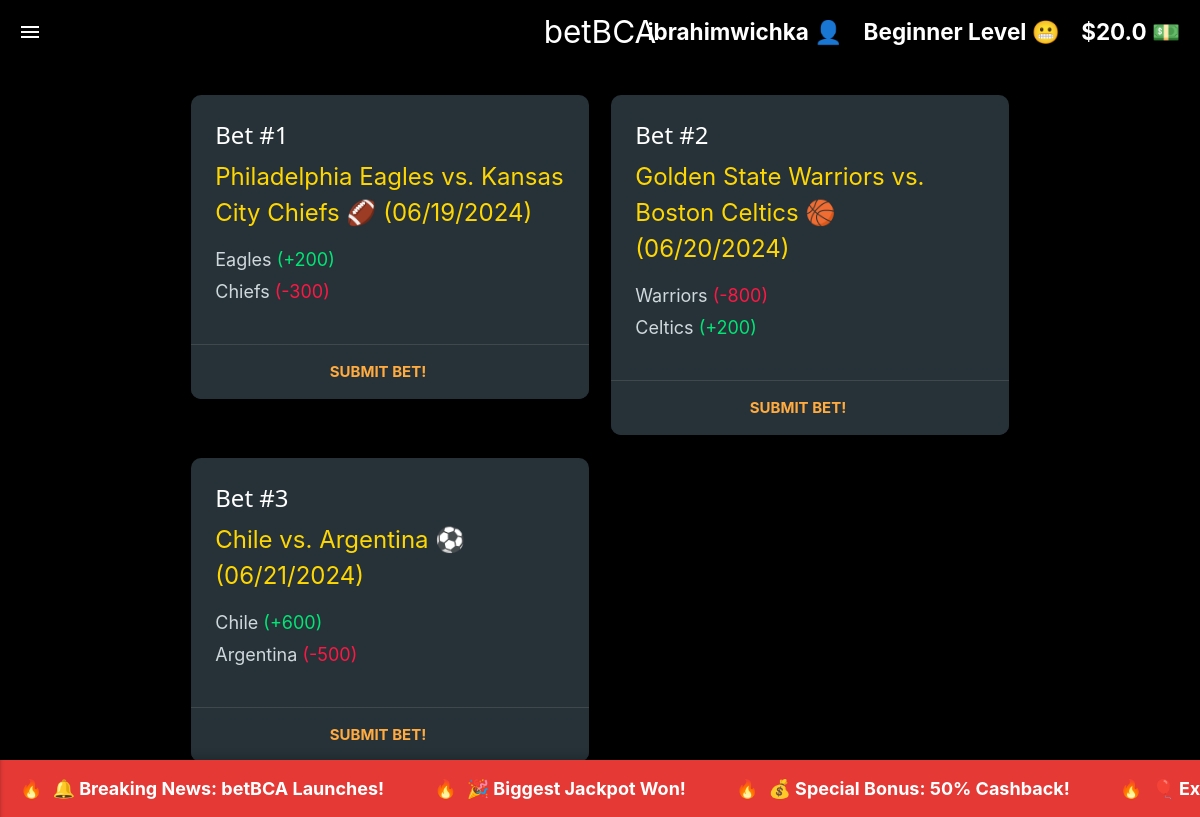
Before: /all_bets (signed in) with the older database file.
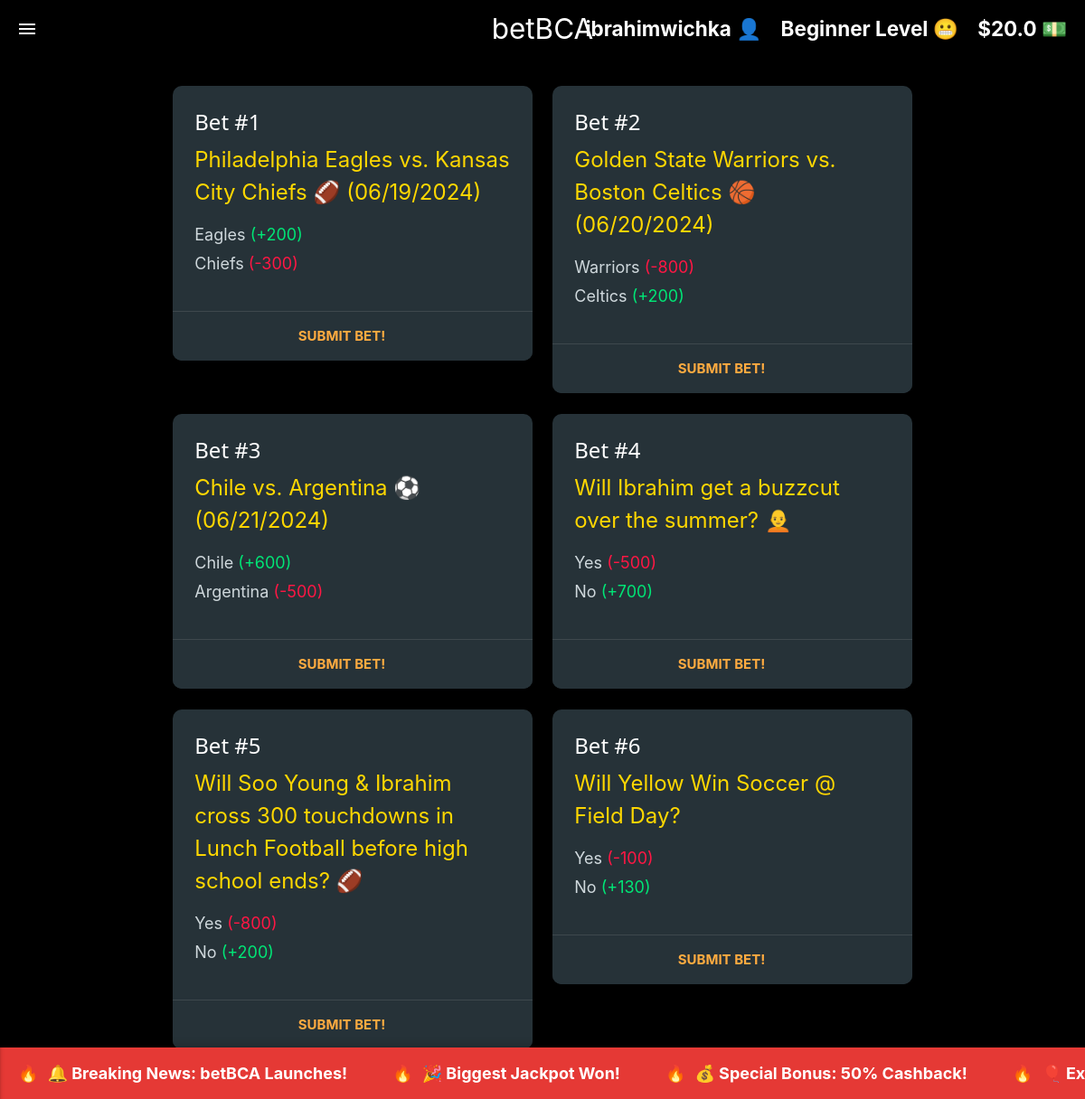
After: the same page with the newer database file.
### tables this page shows
CREATE TABLE users (
            id INTEGER PRIMARY KEY AUTOINCREMENT,
            username TEXT NOT NULL UNIQUE,
            password TEXT NOT NULL,
            points REAL DEFAULT 20.00
        );

CREATE TABLE bets (
            bet_id INTEGER PRIMARY KEY AUTOINCREMENT,
            bet_topic TEXT NOT NULL,
            bet_category TEXT,
            choice1 TEXT,
            choice2 TEXT,
            odds1 INTEGER,
            odds2 INTEGER,
            result TEXT
        );

### app.py (the view)
@app.route('/all_bets')
def all_bets():
    if 'username' in session:
        db = get_db_connection()
        cursor = db.cursor()
        cursor.execute(
            '''SELECT * FROM bets WHERE result == "Bet Ongoing!"'''
        )
        rows = cursor.fetchall()
        bet_ids = [row['bet_id'] for row in rows]
        bet_topics = [row['bet_topic'] for row in rows]
        choices_1 = [row['choice1'] for row in rows]
        choices_2 = [row['choice2'] for row in rows]
        odds_1 = [row['odds1'] for row in rows]
        odds_2 = [row['odds2'] for row in rows]
        results = [row['result'] for row in rows]
        cursor.execute('''SELECT points FROM users WHERE username = ?''', (session['username'],))
        user_points = cursor.fetchone()['points']
        if (user_points < 100):
            level = "Beginner Level 😬"
        elif (user_points <=200):
            level = "Pretty good guesser 🤓"
        elif (user_points <= 400):
            level = "A fire better 🔥 🔥"
        elif (user_points <= 700):
            level = "Elite Level 💎"
        else:
            level = "Legendary 🦄"
        db.close()
        return render_template(
            'all_bets.html',
            logged_in=True,
            username=session['username'], user_points=user_points, level = level,
            bet_ids = bet_ids, bet_topics = bet_topics, choices_1 = choices_1, choices_2 = choices_2, odds_1 = odds_1, odds_2 = odds_2, results = results
        )
    else:
        return render_template('all_bets.html')

### app.py (called while the page is built)
def get_db_connection():
    conn = sqlite3.connect('database.db')
    conn.row_factory = sqlite3.Row
    return conn

### templates/all_bets.html (shortened to what this page needs)
{% extends "material/base.html" %}
{% block styles %}
    <link rel="stylesheet" href="/static/css/styles2.css">
{% endblock %}
{% block content %}
<main>
    <header>
    <nav>
      <div class="nav-wrapper black">
        <a
          href="#"
          data-target="slide-out"
          class="sidenav-trigger show-on-medium-and-up"
          ><i class="material-icons">menu</i></a
        >
        <a href="#" class="brand-logo center">betBCA</a>
        <ul class="right hide-on-med-and-down">
            <li>
                <span class="points">{{ username }} 👤 &nbsp;&nbsp; {{ level }} &nbsp;&nbsp; ${{ user_points }} 💵</span>
            </li>
        </ul>
      </div>
    </nav>
    </header>
    <div class="container">
        <div class="row">
            {% for index in range(bet_ids|length) %}
            <div class="col s12 m6 l6">
                <div class="card blue-grey darken-4">
                    <div class="card-content white-text">
                        <span class="card-title">Bet #{{ bet_ids[index] }}</span>
                        <p class = "bet-title">{{ bet_topics[index] }}</p>
                            <ul>
                                <li>{{ choices_1[index] }} {% if odds_1[index] > 0 %}<span class="positive-odds">(+{{ odds_1[index] }})</span>{% else %}<span class="negative-odds">({{ odds_1[index] }})</span>{% endif %}</li>
                                <li>{{ choices_2[index] }} {% if odds_2[index] > 0 %}<span class="positive-odds">(+{{ odds_2[index] }})</span>{% else %}<span class="negative-odds">({{ odds_2[index] }})</span>{% endif %}</li>
                            </ul>
                    </div>
                    <div class="card-action">
                        <a href="#" class="submit-bet" data-bet-id="{{ bet_ids[index] }}" data-bet-topic="{{ bet_topics[index] }}" data-choice1="{{ choices_1[index] }}" data-choice2="{{ choices_2[index] }}">Submit Bet!</a>
                    </div>
                </div>
            </div>
            {% endfor %}
        </div>
    </div>
    <div class="news-banner-container">
      <div class="news-banner">
        <div class="news-item">🔔 Breaking News: betBCA Launches!</div>
        <div class="news-item">🎉 Biggest Jackpot Won!</div>
        <div class="news-item">💰 Special Bonus: 50% Cashback!</div>
        <div class="news-item">🎈 Exciting Events This Weekend!</div>
      </div>
    </div>
</main>
{% endblock %}

### templates/material/base.html (shortened to what this page needs)
<!DOCTYPE html>
<html lang="en">
<head>
    <link href="https://cdnjs.cloudflare.com/ajax/libs/materialize/1.0.0/css/materialize.min.css" rel="stylesheet">
    {% block styles %}{% endblock %}
</head>
<body>
{% block content %}{% endblock %}
</body>
</html>

### static/css/styles2.css (style rules this page uses)
main { display: flex; min-height: 100vh; flex-direction: column; }
.container { flex: 1; padding-top: 20px; padding-bottom: 20px; }
body { background-color: black; background-size: cover; background-repeat: no-repeat; background-attachment: fixed; background-position: center; }
.news-banner-container { background-color: #e53935; color: #ffffff; padding: 15px 20px; overflow: hidden; position: fixed; bottom: 0; width: 100%; box-shadow: 0px -2px 10px rgba(0, 0, 0, 0.2); z-index: 999; }
.news-banner { display: flex; animation: scroll 15s linear infinite; align-items: center; }
.news-item { white-space: nowrap; margin-right: 50px; color: #ffffff; font-weight: bold; font-size: 1.2rem; display: flex; align-items: center; }
.news-item::before { content: "🔥"; margin-right: 10px; }
.card-title { font-family: system-ui, -apple-system, BlinkMacSystemFont, "Segoe UI", Roboto, Oxygen, Ubuntu, Cantarell, "Open Sans", "Helvetica Neue", sans-serif; }
.card { position: relative; overflow: hidden; background-color: #263238; border-radius: 10px; box-shadow: 0 4px 8px rgba(0, 0, 0, 0.4); transition: transform 0.3s ease; }
.card-content { padding: 20px; }
.card-title { font-size: 1.5rem; font-weight: bold; margin-bottom: 10px; }
.card ul { list-style-type: none; padding: 0; }
.card ul li { margin-bottom: 5px; font-size: 1.2rem; color: #cfd8dc; }
.card-action { background-color: #37474f; border-top: 1px solid #455a64; text-align: center; padding: 10px; }
.card-action a { color: #ffffff; text-decoration: none; font-weight: bold; transition: color 0.3s ease; }
.positive-odds { color: #00e676; }
.negative-odds { color: #ff1744; }
.bet-title { font-size: 24px; color: gold; }
.points { font-size: 1.5rem; font-weight: bold; color: #FFF; margin-right: 20px; }

Changed rows visible on the page:
added bets: bet_topic "Will Ibrahim get a buzzcut over the summer? 🧑‍🦲", choice1 "Yes", odds1 "-500", choice2 "No", odds2 "700"
added bets: bet_topic "Will Soo Young & Ibrahim cross 300 touchdowns in Lunch Football before high school ends? 🏈", choice1 "Yes", odds1 "-800", choice2 "No"
added bets: bet_topic "Will Yellow Win Soccer @ Field Day?", choice1 "Yes", odds1 "-100", choice2 "No"
Other visible differences:
new list line: "Bet # 4 ( ) (+ ) SUBMIT BET!"
new list line: "Bet # 5 ( ) (+ 200 ) SUBMIT BET!"
new list line: "Bet # 6 ( ) (+ 130 ) SUBMIT BET!"
